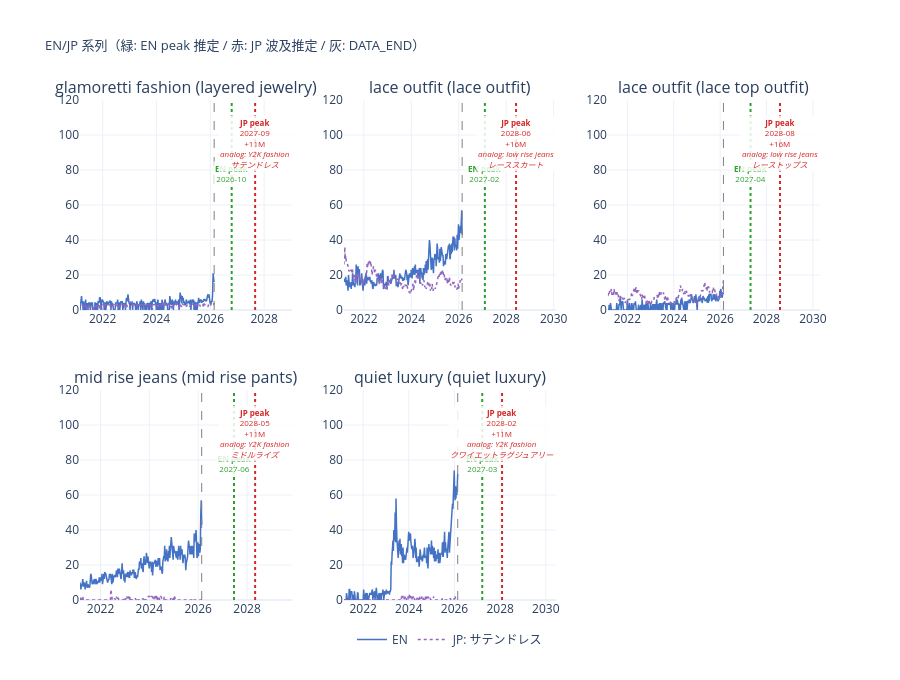

This figure's notebook cell:
### Markdown cell above
## Step 3: EN / JP 系列の可視化

EN（青）と JP（紫点線）の実績系列に、各推定値を縦線で重ねて表示する。

- 緑点線: EN ピーク推定（DTW）
- 赤点線: JP 波及推定（DTW analog）
- 灰破線: DATA_END

### Code cell
n = len(jp_timing_results)
cols = 3
rows = (n + cols - 1) // cols
fig = make_subplots(
    rows=rows, cols=cols,
    subplot_titles=[f"{r['concept']} ({r['EN keyword']})" for r in jp_timing_results],
    vertical_spacing=0.16, horizontal_spacing=0.07,
)

for idx, r in enumerate(jp_timing_results):
    ri, ci = idx // cols + 1, idx % cols + 1
    kw        = r['EN keyword']
    en_series = en_peaks[kw]['en_series']
    jp_series = get_jp_series(r['JP keyword'])

    # EN 実績
    fig.add_trace(go.Scatter(
        x=en_series.index, y=en_series.values,
        name='EN', line=dict(color='#4472C4', width=1.5),
        legendgroup='en', showlegend=(idx == 0),
    ), row=ri, col=ci)

    # JP 実績
    if jp_series is not None:
        fig.add_trace(go.Scatter(
            x=jp_series.index, y=jp_series.values,
            name=f"JP: {r['JP keyword']}", line=dict(color='#9467BD', width=1.5, dash='dot'),
            legendgroup='jp', showlegend=(idx == 0),
        ), row=ri, col=ci)

    # EN ピーク縦線（緑）
    fig.add_vline(x=r['_en_peak_ts'].timestamp() * 1000,
        line=dict(color='#2CA02C', dash='dot', width=2), row=ri, col=ci)

    # JP 推定ピーク縦線（赤）
    fig.add_vline(x=r['_jp_est_ts'].timestamp() * 1000,
        line=dict(color='#D62728', dash='dot', width=2), row=ri, col=ci)

    # DATA_END（灰）
    fig.add_vline(x=DATA_END.timestamp() * 1000,
        line=dict(color='gray', dash='dash', width=1), row=ri, col=ci)

    # EN peak アノテーション
    fig.add_annotation(
        x=r['_en_peak_ts'], y=78,
        text=f"<b>EN peak</b><br>{r['EN peak (DTW)']}",
        showarrow=False,
        font=dict(size=8, color='#2CA02C'), align='center',
        bgcolor='rgba(255,255,255,0.85)',
        row=ri, col=ci,
    )

    # JP peak アノテーション（nearest_pair含む）
    jp_kw_label   = r['JP keyword'] if r['JP keyword'] and not pd.isna(r['JP keyword']) else 'N/A'
    nearest_label = r['nearest_pair'].split(' → ')[0]  # EN部分のみ
    fig.add_annotation(
        x=r['_jp_est_ts'], y=95,
        text=(
            f"<b>JP peak</b><br>{r['JP peak (est)']}<br>"
            f"+{r['lag (months)']}M<br>"
            f"<i>analog: {nearest_label}</i><br>"
            f"<i>{jp_kw_label}</i>"
        ),
        showarrow=False,
        font=dict(size=8, color='#D62728'), align='center',
        bgcolor='rgba(255,255,255,0.85)',
        row=ri, col=ci,
    )

fig.update_layout(
    title=dict(
        text='EN/JP 系列（緑: EN peak 推定 / 赤: JP 波及推定 / 灰: DATA_END）',
        font=dict(size=13),
    ),
    height=340 * rows, template='plotly_white',
    legend=dict(orientation='h', y=-0.05, x=0.5, xanchor='center'),
)
fig.update_yaxes(range=[0, 120])
fig.show()

### Figure 1 — Plotly figure (JSON) as saved in the notebook; plotly's stock layout.template omitted (floating-point values rounded to 4 significant figures; data arrays with more than 128 entries replaced by an {"elided": "..."} marker saying what was removed)
{"data": [{"legendgroup": "en", "line": {"color": "#4472C4", "width": 1.5}, "name": "EN", "showlegend": true, "type": "scatter", "x": {"elided": "261 str values"}, "xaxis": "x", "y": {"elided": "261 float values"}, "yaxis": "y"}, {"legendgroup": "jp", "line": {"color": "#9467BD", "dash": "dot", "width": 1.5}, "name": "JP: サテンドレス", "showlegend": true, "type": "scatter", "x": {"elided": "261 str values"}, "xaxis": "x", "y": {"elided": "261 float values"}, "yaxis": "y"}, {"legendgroup": "en", "line": {"color": "#4472C4", "width": 1.5}, "name": "EN", "showlegend": false, "type": "scatter", "x": {"elided": "261 str values"}, "xaxis": "x2", "y": {"elided": "261 float values"}, "yaxis": "y2"}, {"legendgroup": "jp", "line": {"color": "#9467BD", "dash": "dot", "width": 1.5}, "name": "JP: レーススカート", "showlegend": false, "type": "scatter", "x": {"elided": "261 str values"}, "xaxis": "x2", "y": {"elided": "261 float values"}, "yaxis": "y2"}, {"legendgroup": "en", "line": {"color": "#4472C4", "width": 1.5}, "name": "EN", "showlegend": false, "type": "scatter", "x": {"elided": "261 str values"}, "xaxis": "x3", "y": {"elided": "261 float values"}, "yaxis": "y3"}, {"legendgroup": "jp", "line": {"color": "#9467BD", "dash": "dot", "width": 1.5}, "name": "JP: レーストップス", "showlegend": false, "type": "scatter", "x": {"elided": "261 str values"}, "xaxis": "x3", "y": {"elided": "261 float values"}, "yaxis": "y3"}, {"legendgroup": "en", "line": {"color": "#4472C4", "width": 1.5}, "name": "EN", "showlegend": false, "type": "scatter", "x": {"elided": "261 str values"}, "xaxis": "x4", "y": {"elided": "261 float values"}, "yaxis": "y4"}, {"legendgroup": "jp", "line": {"color": "#9467BD", "dash": "dot", "width": 1.5}, "name": "JP: ミドルライズ", "showlegend": false, "type": "scatter", "x": {"elided": "261 str values"}, "xaxis": "x4", "y": {"elided": "261 float values"}, "yaxis": "y4"}, {"legendgroup": "en", "line": {"color": "#4472C4", "width": 1.5}, "name": "EN", "showlegend": false, "type": "scatter", "x": {"elided": "261 str values"}, "xaxis": "x5", "y": {"elided": "261 float values"}, "yaxis": "y5"}, {"legendgroup": "jp", "line": {"color": "#9467BD", "dash": "dot", "width": 1.5}, "name": "JP: クワイエットラグジュアリー", "showlegend": false, "type": "scatter", "x": {"elided": "261 str values"}, "xaxis": "x5", "y": {"elided": "261 float values"}, "yaxis": "y5"}], "layout": {"annotations": [{"font": {"size": 16}, "showarrow": false, "text": "glamoretti fashion (layered jewelry)", "x": 0.1433, "xanchor": "center", "xref": "paper", "y": 1, "yanchor": "bottom", "yref": "paper"}, {"font": {"size": 16}, "showarrow": false, "text": "lace outfit (lace outfit)", "x": 0.5, "xanchor": "center", "xref": "paper", "y": 1, "yanchor": "bottom", "yref": "paper"}, {"font": {"size": 16}, "showarrow": false, "text": "lace outfit (lace top outfit)", "x": 0.8567, "xanchor": "center", "xref": "paper", "y": 1, "yanchor": "bottom", "yref": "paper"}, {"font": {"size": 16}, "showarrow": false, "text": "mid rise jeans (mid rise pants)", "x": 0.1433, "xanchor": "center", "xref": "paper", "y": 0.42, "yanchor": "bottom", "yref": "paper"}, {"font": {"size": 16}, "showarrow": false, "text": "quiet luxury (quiet luxury)", "x": 0.5, "xanchor": "center", "xref": "paper", "y": 0.42, "yanchor": "bottom", "yref": "paper"}, {"align": "center", "bgcolor": "rgba(255,255,255,0.85)", "font": {"color": "#2CA02C", "size": 8}, "showarrow": false, "text": "<b>EN peak</b><br>2026-10", "x": "2026-10-18T00:00:00", "xref": "x", "y": 78, "yref": "y"}, {"align": "center", "bgcolor": "rgba(255,255,255,0.85)", "font": {"color": "#D62728", "size": 8}, "showarrow": false, "text": "<b>JP peak</b><br>2027-09<br>+11M<br><i>analog: Y2K fashion</i><br><i>サテンドレス</i>", "x": "2027-09-01T00:00:00", "xref": "x", "y": 95, "yref": "y"}, {"align": "center", "bgcolor": "rgba(255,255,255,0.85)", "font": {"color": "#2CA02C", "size": 8}, "showarrow": false, "text": "<b>EN peak</b><br>2027-02", "x": "2027-02-07T00:00:00", "xref": "x2", "y": 78, "yref": "y2"}, {"align": "center", "bgcolor": "rgba(255,255,255,0.85)", "font": {"color": "#D62728", "size": 8}, "showarrow": false, "text": "<b>JP peak</b><br>2028-06<br>+16M<br><i>analog: low rise jeans</i><br><i>レーススカート</i>", "x": "2028-06-01T00:00:00", "xref": "x2", "y": 95, "yref": "y2"}, {"align": "center", "bgcolor": "rgba(255,255,255,0.85)", "font": {"color": "#2CA02C", "size": 8}, "showarrow": false, "text": "<b>EN peak</b><br>2027-04", "x": "2027-04-25T00:00:00", "xref": "x3", "y": 78, "yref": "y3"}, {"align": "center", "bgcolor": "rgba(255,255,255,0.85)", "font": {"color": "#D62728", "size": 8}, "showarrow": false, "text": "<b>JP peak</b><br>2028-08<br>+16M<br><i>analog: low rise jeans</i><br><i>レーストップス</i>", "x": "2028-08-01T00:00:00", "xref": "x3", "y": 95, "yref": "y3"}, {"align": "center", "bgcolor": "rgba(255,255,255,0.85)", "font": {"color": "#2CA02C", "size": 8}, "showarrow": false, "text": "<b>EN peak</b><br>2027-06", "x": "2027-06-20T00:00:00", "xref": "x4", "y": 78, "yref": "y4"}, {"align": "center", "bgcolor": "rgba(255,255,255,0.85)", "font": {"color": "#D62728", "size": 8}, "showarrow": false, "text": "<b>JP peak</b><br>2028-05<br>+11M<br><i>analog: Y2K fashion</i><br><i>ミドルライズ</i>", "x": "2028-05-01T00:00:00", "xref": "x4", "y": 95, "yref": "y4"}, {"align": "center", "bgcolor": "rgba(255,255,255,0.85)", "font": {"color": "#2CA02C", "size": 8}, "showarrow": false, "text": "<b>EN peak</b><br>2027-03", "x": "2027-03-21T00:00:00", "xref": "x5", "y": 78, "yref": "y5"}, {"align": "center", "bgcolor": "rgba(255,255,255,0.85)", "font": {"color": "#D62728", "size": 8}, "showarrow": false, "text": "<b>JP peak</b><br>2028-02<br>+11M<br><i>analog: Y2K fashion</i><br><i>クワイエットラグジュアリー</i>", "x": "2028-02-01T00:00:00", "xref": "x5", "y": 95, "yref": "y5"}], "height": 680, "legend": {"orientation": "h", "x": 0.5, "xanchor": "center", "y": -0.05}, "shapes": [{"line": {"color": "#2CA02C", "dash": "dot", "width": 2}, "type": "line", "x0": 1792281600000, "x1": 1792281600000, "xref": "x", "y0": 0, "y1": 1, "yref": "y domain"}, {"line": {"color": "#D62728", "dash": "dot", "width": 2}, "type": "line", "x0": 1819756800000, "x1": 1819756800000, "xref": "x", "y0": 0, "y1": 1, "yref": "y domain"}, {"line": {"color": "gray", "dash": "dash", "width": 1}, "type": "line", "x0": 1771718400000, "x1": 1771718400000, "xref": "x", "y0": 0, "y1": 1, "yref": "y domain"}, {"line": {"color": "#2CA02C", "dash": "dot", "width": 2}, "type": "line", "x0": 1801958400000, "x1": 1801958400000, "xref": "x2", "y0": 0, "y1": 1, "yref": "y2 domain"}, {"line": {"color": "#D62728", "dash": "dot", "width": 2}, "type": "line", "x0": 1843430400000, "x1": 1843430400000, "xref": "x2", "y0": 0, "y1": 1, "yref": "y2 domain"}, {"line": {"color": "gray", "dash": "dash", "width": 1}, "type": "line", "x0": 1771718400000, "x1": 1771718400000, "xref": "x2", "y0": 0, "y1": 1, "yref": "y2 domain"}, {"line": {"color": "#2CA02C", "dash": "dot", "width": 2}, "type": "line", "x0": 1808611200000, "x1": 1808611200000, "xref": "x3", "y0": 0, "y1": 1, "yref": "y3 domain"}, {"line": {"color": "#D62728", "dash": "dot", "width": 2}, "type": "line", "x0": 1848700800000, "x1": 1848700800000, "xref": "x3", "y0": 0, "y1": 1, "yref": "y3 domain"}, {"line": {"color": "gray", "dash": "dash", "width": 1}, "type": "line", "x0": 1771718400000, "x1": 1771718400000, "xref": "x3", "y0": 0, "y1": 1, "yref": "y3 domain"}, {"line": {"color": "#2CA02C", "dash": "dot", "width": 2}, "type": "line", "x0": 1813449600000, "x1": 1813449600000, "xref": "x4", "y0": 0, "y1": 1, "yref": "y4 domain"}, {"line": {"color": "#D62728", "dash": "dot", "width": 2}, "type": "line", "x0": 1840752000000, "x1": 1840752000000, "xref": "x4", "y0": 0, "y1": 1, "yref": "y4 domain"}, {"line": {"color": "gray", "dash": "dash", "width": 1}, "type": "line", "x0": 1771718400000, "x1": 1771718400000, "xref": "x4", "y0": 0, "y1": 1, "yref": "y4 domain"}, {"line": {"color": "#2CA02C", "dash": "dot", "width": 2}, "type": "line", "x0": 1805587200000, "x1": 1805587200000, "xref": "x5", "y0": 0, "y1": 1, "yref": "y5 domain"}, {"line": {"color": "#D62728", "dash": "dot", "width": 2}, "type": "line", "x0": 1832976000000, "x1": 1832976000000, "xref": "x5", "y0": 0, "y1": 1, "yref": "y5 domain"}, {"line": {"color": "gray", "dash": "dash", "width": 1}, "type": "line", "x0": 1771718400000, "x1": 1771718400000, "xref": "x5", "y0": 0, "y1": 1, "yref": "y5 domain"}], "title": {"font": {"size": 13}, "text": "EN/JP 系列（緑: EN peak 推定 / 赤: JP 波及推定 / 灰: DATA_END）"}, "xaxis": {"anchor": "y", "domain": [0, 0.2867]}, "xaxis2": {"anchor": "y2", "domain": [0.3567, 0.6433]}, "xaxis3": {"anchor": "y3", "domain": [0.7133, 1]}, "xaxis4": {"anchor": "y4", "domain": [0, 0.2867]}, "xaxis5": {"anchor": "y5", "domain": [0.3567, 0.6433]}, "xaxis6": {"anchor": "y6", "domain": [0.7133, 1]}, "yaxis": {"anchor": "x", "domain": [0.58, 1], "range": [0, 120]}, "yaxis2": {"anchor": "x2", "domain": [0.58, 1], "range": [0, 120]}, "yaxis3": {"anchor": "x3", "domain": [0.58, 1], "range": [0, 120]}, "yaxis4": {"anchor": "x4", "domain": [0, 0.42], "range": [0, 120]}, "yaxis5": {"anchor": "x5", "domain": [0, 0.42], "range": [0, 120]}, "yaxis6": {"anchor": "x6", "domain": [0, 0.42], "range": [0, 120]}}}
